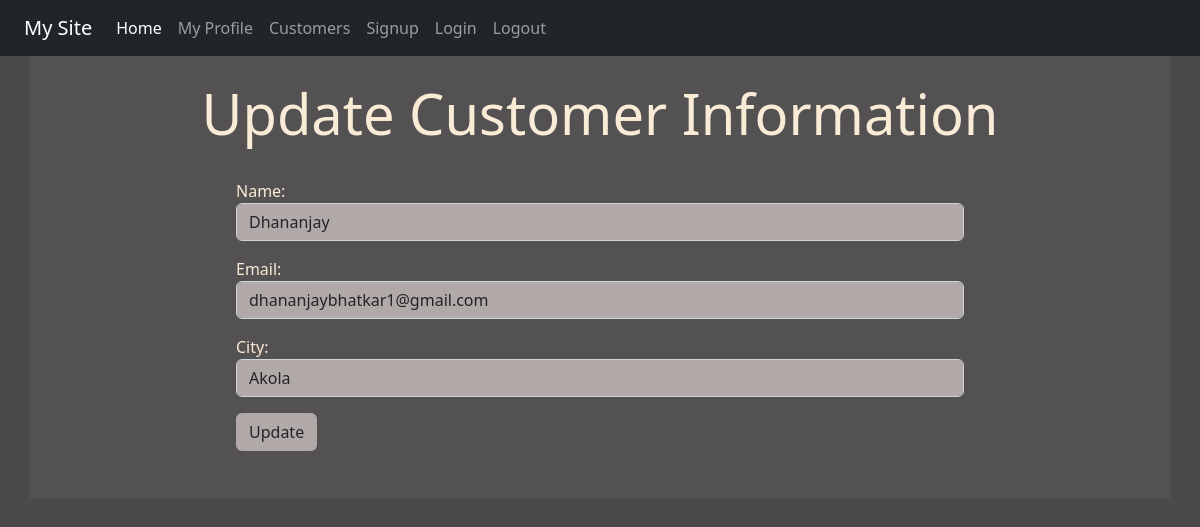
Page /edit/4/ on the committed database.
### reg/models.py (models this page shows, shortened)
class Employee(models.Model):
    id=models.AutoField(primary_key=True)
    name=models.CharField(max_length = 100)
    email=models.EmailField()
    city = models.CharField(max_length=15)
    class Meta:
        db_table="employee"

### reg/views.py (the view)
# urls.py: path('edit/<int:id>/',views.edit, name='updatedata'),
def edit(request,id):
    employee = Employee.objects.get(id=id)
    form = EmployeeForm(request.POST or None, instance = employee)
    return render(request, 'reg/updatecustomer.html',{'formm':form, 'id':id})

### reg/forms.py
class EmployeeForm(forms.ModelForm):
    class Meta:
        model = Employee
        fields = ['name', 'email', 'city']
        widgets = {
            'name': forms.TextInput(attrs={'class':'form-control'}),
            'email': forms.EmailInput(attrs={'class':'form-control'}),
            'city': forms.TextInput(attrs={'class':'form-control'}),
        }

### reg/templates/reg/updatecustomer.html (shortened to what this page needs)
{% extends 'reg/base.html' %}
{% block content %}
<div class="jumbotron jumbotron-fluid jumbo-color">
    <div class="container">
        <br>
        <h1 class="text-center display-4 font-weight-bold">Update Customer Information</h1>
        <br>
        <div class="col-sm-8 offset-2">
            <form action="{% url 'updatedata' id %}" method="post">
                {{formm.as_p}}
                <input type="submit" class="btn btnnn" value="Update">
            </form>
            <br>
            <br>
        </div>
        </div>
        {% endblock content %}

### reg/static/reg/css/style.css (style rules this page uses)
body { background-color:rgb(75,74,74); color: antiquewhite; }
.jumbo-color { background-color:rgb(83,81,82); }
.form-control { background-color: rgb(177, 168, 168); }
.btnnn { background-color: rgb(177, 168, 168) }

### rows in the picture
Employee: name "Dhananjay", email "dhananjaybhatkar1@gmail.com", city "Akola"
